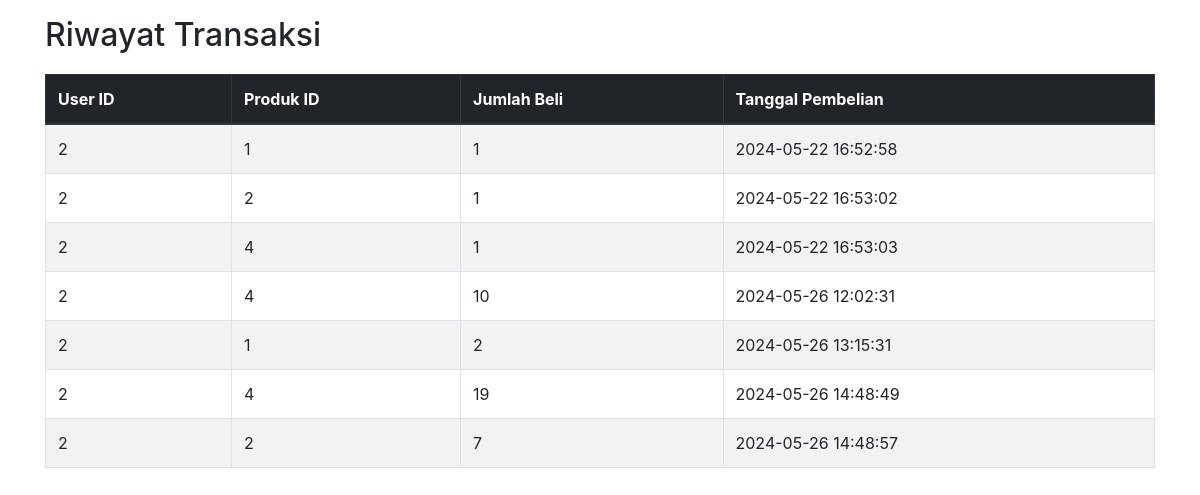
The page /admin/transaksi.php on the database its author committed.
### tables this page shows
CREATE TABLE `transaksi` (
  `transaksi_id` int(11) NOT NULL,
  `user_id` int(11) DEFAULT NULL,
  `produk_id` int(11) DEFAULT NULL,
  `quantity` int(11) DEFAULT 1,
  `tanggal` timestamp NOT NULL DEFAULT current_timestamp()
);

### admin/transaksi.php (the view, shortened to what this page needs)
<?php
include '../connect.php';
$query_transaksi = "SELECT * FROM transaksi";
$result_transaksi = $conn->query($query_transaksi);
?>
<!DOCTYPE html>
<html lang="en">
<head>
    <link rel="stylesheet" href="https://maxcdn.bootstrapcdn.com/bootstrap/4.0.0/css/bootstrap.min.css">
</head>
<body>
    <div class="container">
        <h2 class="mt-3">Riwayat Transaksi</h2>
        <div class="table-responsive">
            <table class="table table-striped table-bordered">
                <thead class="thead-dark">
                    <tr>
                        <th>User ID</th>
                        <th>Produk ID</th>
                        <th>Jumlah Beli</th>
                        <th>Tanggal Pembelian</th>
                    </tr>
                </thead>
                <tbody>
                    <?php while ($row = $result_transaksi->fetch_assoc()) { ?>
                        <tr>
                            <td><?php echo $row['user_id']; ?></td>
                            <td><?php echo $row['produk_id']; ?></td>
                            <td><?php echo $row['quantity']; ?></td>
                            <td><?php echo $row['tanggal']; ?></td>
                        </tr>
                    <?php } ?>
                </tbody>
            </table>
        </div>
    </div>
</body>
</html>

### admin/transaksi.php (style rules this page uses)
.table-responsive { margin-top: 20px; }

### rows shown on the page
transaksi: user "2", produk "1", quantity "1", tanggal "2024-05-22 16:52:58"
transaksi: user "2", produk "2", quantity "1", tanggal "2024-05-22 16:53:02"
transaksi: user "2", produk "4", quantity "1", tanggal "2024-05-22 16:53:03"
transaksi: user "2", produk "4", quantity "10", tanggal "2024-05-26 12:02:31"
transaksi: user "2", produk "1", quantity "2", tanggal "2024-05-26 13:15:31"
transaksi: user "2", produk "4", quantity "19", tanggal "2024-05-26 14:48:49"
transaksi: user "2", produk "2", quantity "7", tanggal "2024-05-26 14:48:57"
